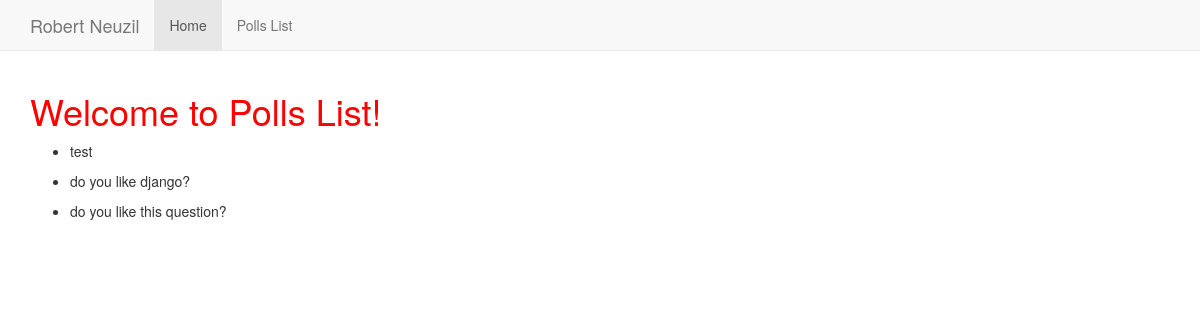
Before: /polls/list/ with the older database file.
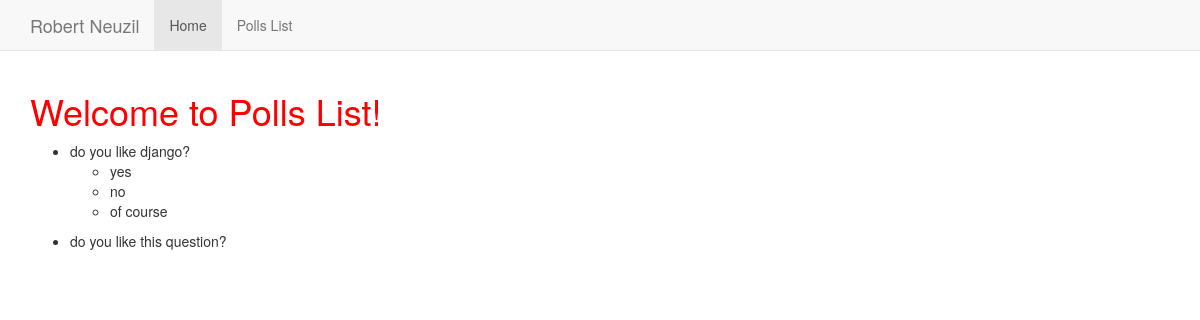
After: the same page with the newer database file.
### polls/models.py (models this page shows)
class Poll(models.Model):
	text = models.CharField(max_length=255)
	pub_date = models.DateField()
	def __str__(self):
		return f'{self.text}'

class Choice(models.Model):
	question = models.ForeignKey(Poll, on_delete = models.CASCADE)
	choice_text = models.CharField(max_length=255)
	votes = models.IntegerField(default=0)
	def __str__(self):
		return f'{self.choice_text}'

### polls/views.py (the view)
# urls.py: path('list/', views.polls_list, name='list'),
def polls_list(request):
	polls = Poll.objects.all()
	context = {
	'polls': polls
	}
	return render(request, 'polls/polls_list.html', context)

### polls/templates/polls/polls_list.html (shortened to what this page needs)
{% extends 'base.html' %}
{% block content %}
<div class="container">
	<h1>
		Welcome to Polls List!
	</h1>
{% for x in polls %}
 <ul>
 	<li>
 	{{ x }}
 	</li>
 	<ul>
 	{% for choice in x.choice_set.all %}
 	<li>
 	{{ choice }}
 	</li>
 	{% endfor %}
 	</ul>
 </ul>
{% endfor %}
{% endblock %}

### templates/base.html (shortened to what this page needs)
{% load static %}
<!DOCTYPE html>
<html lang="en">
  <head>
    <link rel="stylesheet" href="https://maxcdn.bootstrapcdn.com/bootstrap/3.3.7/css/bootstrap.min.css">
    <link rel="stylesheet" href="{% static 'css/styles.css' %}">
  </head>
  <body>
  	{% include 'navbar.html' %}
    {% block content %}
    {% endblock %}
  </body>
</html>

### templates/navbar.html (shortened to what this page needs)
    <nav class="navbar navbar-default navbar-static-top">
      <div class="container">
        <div class="navbar-header">
          <a class="navbar-brand" href="#">Robert Neuzil</a>
        </div>
        <div id="navbar" class="navbar-collapse collapse">
          <ul class="nav navbar-nav">
            <li class="active"><a href="{% url 'home' %}">Home</a></li>
            <li><a href="{% url 'polls:list'  %}">Polls List</a></li>
          </ul>
        </div>
      </div>
    </nav>

### static/css/styles.css (style rules this page uses)
h1 { color: red; }

Changed rows visible on the page:
removed Poll: text "test"
added Choice: choice_text "yes", shown under Poll "do you like django?"
added Choice: choice_text "no", shown under Poll "do you like django?"
added Choice: choice_text "of course", shown under Poll "do you like django?"
